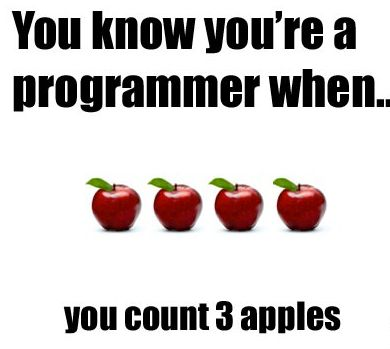
#> input picture ch4/rotations/image.jpg, 390 x 349 px
$ python rotations.py
#> lines starting #> are read from the running program, lines starting #| are printed output that depends on the picture
# *****************************************************************************
# * Filename : rotations.py
# * Date : 17/May/2018
# * Author : Ram
# * Email : ramkalath@gmail.com
# * Breif Description : Implements rotation of an image
# * Detailed Description :
# *****************************************************************************

import cv2
import numpy as np
np.set_printoptions(threshold=np.nan)
import math

if __name__ == "__main__":
    frame = cv2.imread("image.jpg") # reading the image
#> frame is the input picture: shape (349, 390, 3); mean B, G, R 203.1, 203.9, 208.6
    height = len(frame)  # the height of the image
#> height = 349
    width = len(frame[0])  # the width of the image
#> width = 390

    # the angle of rotation
    theta = 45

    # this is the rotation matrix
    rot_mat = np.array([[math.cos(np.radians(theta)), -math.sin(np.radians(theta))],
                        [math.sin(np.radians(theta)), math.cos(np.radians(theta))]])

    # print rot_mat

    # now our next task is to create an index list for all the pixels of the image. For instance for a 5x4 image, the index list will be [[[0, 0], [0, 1], [0, 2], [0, 3]],
    #                                [1, 0], [1, 1], [1, 2], [1, 3]],
    #                                [2, 0], [2, 1], [2, 2], [2, 3]],
    #                                [3, 0], [3, 1], [3, 2], [3, 3]],
    #                                [4, 0], [4, 1], [4, 2], [4, 3]]]

    # the idea is to create two strings of numbers
    # [0, 1, 2, 3, 0, 1, 2, 3, 0, 1, 2, 3, 0, 1, 2, 3, 0, 1, 2, 3]  -> row1
    # [0, 0, 0, 0, 1, 1, 1, 1, 2, 2, 2, 2, 3, 3, 3, 3, 4, 4, 4, 4]  -> row0
    # then stack them vertically to produce [0, 0], [0, 1], [0, 2] ........ [4, 3]. This gives a string of indices of the original image appended one after the other.
    row1 = np.tile(np.arange(width), height)
    row0 = np.repeat(np.arange(width), width)[:len(row1)]
    indices_pre_rotation = np.vstack((row0, row1)).T
#> indices_pre_rotation = 136110 pairs, first value 0 to 348, second value 0 to 389

    # now multiply the indices with the rotation matrix
    indices_post_rotation = np.dot(rot_mat, indices_pre_rotation.T)
    # some values might become floats during rotation. Lets round them off to obtain int index values
    indices_post_rotation = np.around(indices_post_rotation.T)
#> indices_post_rotation = 136110 pairs, first value -275 to 246, second value 0 to 521

    # during rotaion around the z axis on the xy plane, the index values of the image might become negative. The extend of which can be found by finding the range along the x and y axis
    min_value_cols = min(indices_post_rotation.T[0])
#> min_value_cols = -275
    max_value_cols = max(indices_post_rotation.T[0])
#> max_value_cols = 246
    min_value_rows = min(indices_post_rotation.T[1])
#> min_value_rows = 0
    max_value_rows = max(indices_post_rotation.T[1])
#> max_value_rows = 521

    # print indices_post_rotation
    # lets create a new template image using the above range. Note after rotation the image is obviously bigger.
    new_image = np.zeros((int(max_value_rows-min_value_rows+1), int(max_value_cols-min_value_cols+1), 3), np.uint8)

    # print new_image.shape

    # now we just translate the indices to obtain the final index positions.
    indices_post_rotation.T[0] = indices_post_rotation.T[0] - min_value_cols

    # reshaping the original image into a long row of pixels by appending each row of pixels one behind the other
    frame = frame.reshape(width*height, 1, 3)
    k = 0
    # we assign each row of indices of the old image into each row of the new image
    for i in indices_post_rotation:
        new_image[int(i[0])][int(i[1])] = frame[k][0]
        k+=1
#> this loop made 136110 passes
#> i on passes 1 to 3: [275, 0], [274, 1], [274, 1]
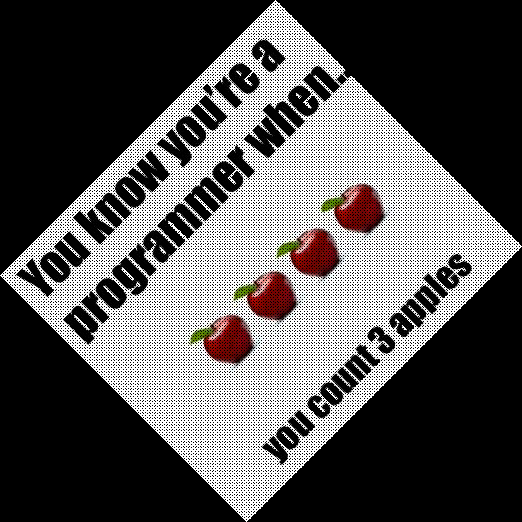
#> new_image: shape (522, 522, 3); mean of channels 0, 1, 2 84, 84.4, 86.3; drawn as B, G, R
#> after the loop, k = 136110

    cv2.imshow("rotated image", new_image)
    cv2.imwrite("rotated_image.jpg", new_image)
    cv2.waitKey()

    # observe the holes in the new image
